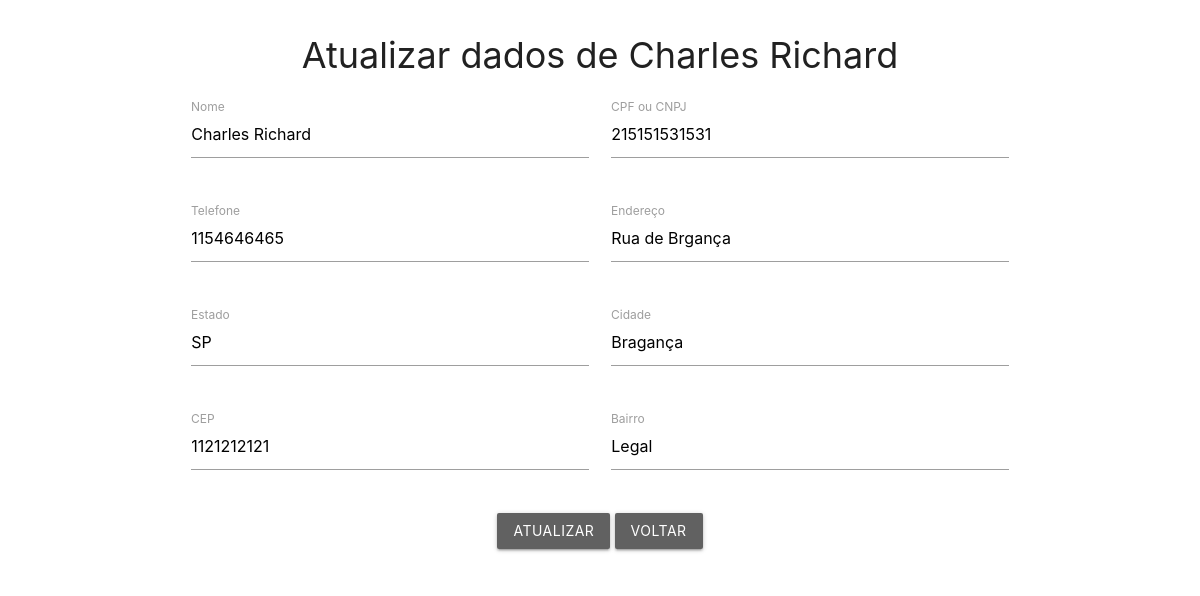
Page /adm/clientes/editacliente.php?cpf_cnpj=215151531531 on the committed database.
### tables this page shows
CREATE TABLE `cliente` (
  `cpf_cnpj_cli` varchar(18) NOT NULL,
  `nome_cli` varchar(50) DEFAULT NULL,
  `numero_cli` varchar(10) DEFAULT NULL,
  `bairro_cli` varchar(10) DEFAULT NULL,
  `cidade_cli` varchar(20) DEFAULT NULL,
  `cep_cli` varchar(10) DEFAULT NULL,
  `estado_cli` varchar(2) DEFAULT NULL,
  `endereco_cli` varchar(50) DEFAULT NULL
);

### adm/clientes/editacliente.php (the view, shortened to what this page needs)
<?php
if (!isset($_REQUEST["cpf_cnpj"])){
    header("Location:listaclientes.php");
}
else{
    $conexao = conectar();
    $sql = "SELECT * FROM cliente WHERE cpf_cnpj_cli = :cpf_cnpj";
    $comandoPreparado = $conexao->prepare($sql);
    $comandoPreparado->bindParam(":cpf_cnpj", $_REQUEST["cpf_cnpj"]);
    $comandoPreparado->execute();
    $resultado = $comandoPreparado->fetch();
}
?>
<!DOCTYPE html>
<html lang="pt-br">
<head>
    <link rel="stylesheet" href="https://cdnjs.cloudflare.com/ajax/libs/materialize/1.0.0/css/materialize.min.css">
</head>
<body>
    <div class="container" style="text-align: center;">
     <h2 style="font-size: 240%;">Atualizar dados de <?php  echo $resultado["nome_cli"];?></h2>
     <div class="row">
      <form class="col s12" action="atualizacliente.php" method="POST">
        <div class="row">
          <div class="input-field col s6">
            <input id="first_name" type="text" class="validate" name="nome" value="<?php  echo $resultado["nome_cli"];?>" required>
            <label for="first_name">Nome</label>
          </div>
          <div class="input-field col s6">
            <input id="last_name" type="number" min='0' class="validate" name="cpf" value="<?php  echo $resultado["cpf_cnpj_cli"];?>" required>
            <label for="last_name">CPF ou CNPJ</label>
          </div>
        </div>
        <div class="row">
          <div class="input-field col s6">
            <input id="last_name" type="number" min='0' name="telefone" class="validate" value="<?php  echo $resultado["numero_cli"];?>" required>
            <label for="last_name">Telefone</label>
          </div>
          <div class="input-field col s6">
            <input id="first_name" type="text" class="validate" name="endereco" value="<?php  echo $resultado["endereco_cli"];?>" required>
            <label for="first_name">Endereço</label>
          </div>
        </div>
        <div class="row">
          <div class="input-field col s6">
            <input id="first_name" type="text" class="validate" name="estado" value="<?php  echo $resultado["estado_cli"];?>" required>
            <label for="first_name">Estado</label>
          </div>
          <div class="input-field col s6">
            <input id="first_name" type="text" class="validate" name="cidade" value="<?php  echo $resultado["cidade_cli"];?>" required>
            <label for="first_name">Cidade</label>
          </div>
        </div>
        <div class="row">
          <div class="input-field col s6">
            <input id="last_name" type="number" min='0' class="validate" name="cep" value="<?php  echo $resultado["cep_cli"];?>" required>
            <label for="last_name">CEP</label>
          </div>
          <div class="input-field col s6">
            <input id="first_name" type="text" class="validate" name="bairro" value="<?php  echo $resultado["bairro_cli"];?>" required>
            <label for="first_name">Bairro</label>
          </div>
        </div>
        <div class="row">
          <button class="btn waves-effect waves-light grey darken-2" type="submit" name="action">Atualizar
          </button>
          <a href="listaclientes.php" class='btn waves-effect waves-light grey darken-2'>Voltar</a>
        </div>
      </form>
    </div>
    </div>
</body>
</html>

### rows in the picture
cliente: nome_cli "Charles Richard", nome "Charles Richard", cpf "215151531531", telefone "1154646465", endereco "Rua de Brgança", estado "SP", cidade "Bragança", cep "1121212121", bairro "Legal"
